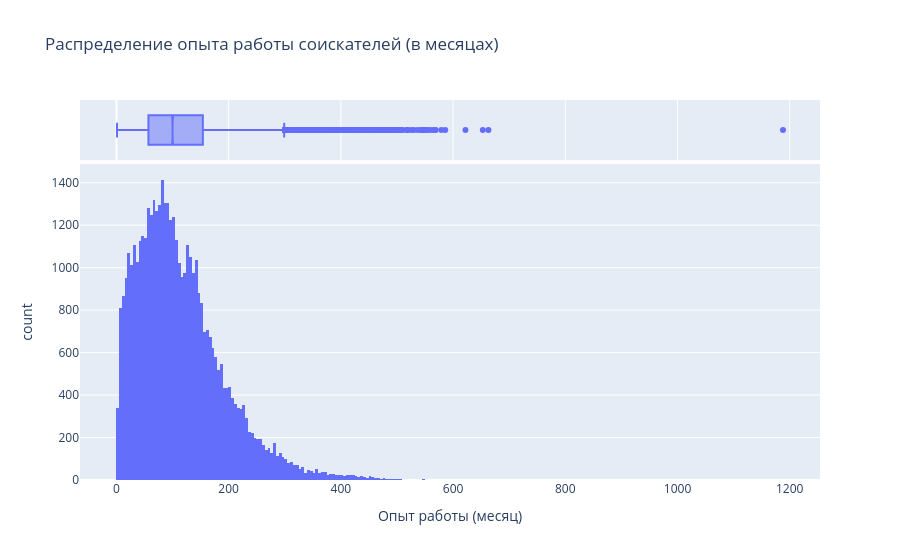

Notebook source saved alongside this figure:
### Markdown cell above
2. Постройте распределение признака **"Опыт работы (месяц)"**. Опишите данное распределение, отвечая на следующие вопросы: чему равна мода распределения, каковы предельные значения признака, в каком примерном интервале находится опыт работы большинства соискателей? Есть ли аномалии для признака опыта работы, какие значения вы бы причислили к их числу?
*Совет: постройте гистограмму и коробчатую диаграмму рядом.*

### Code cell
feature = 'Опыт работы (месяц)'
display(df[feature].describe())

# Построение гистограммы с маржинальной коробчатой диаграммой
fig = px.histogram(
    df,
    x = feature,
    marginal = 'box', # Добавляет коробчатую диаграмму сверху
    title = 'Распределение опыта работы соискателей (в месяцах)',
    #nbins = int(df[feature].nunique() / 7)
)
fig.show()

print("модальное значение опыта работы соискателей:", df[feature].mode()[0])
print("максимальное значение опыта работы соискателей:", df[feature].max())
print('Доля соискателей с опытом работы более 25 лет (300 месяцев):', df[(df[feature] > 25 * 12)].shape[0] / df.shape[0])

### Figure 1 — Plotly figure (JSON) as saved in the notebook; plotly's stock layout.template omitted (floating-point values rounded to 4 significant figures; data arrays with more than 128 entries replaced by an {"elided": "..."} marker saying what was removed)
{"data": [{"bingroup": "x", "hovertemplate": "Опыт работы (месяц)=%{x}<br>count=%{y}<extra></extra>", "legendgroup": "", "marker": {"color": "#636efa", "pattern": {"shape": ""}}, "name": "", "orientation": "v", "showlegend": false, "type": "histogram", "x": {"elided": "44744 float values"}, "xaxis": "x", "yaxis": "y"}, {"hovertemplate": "Опыт работы (месяц)=%{x}<extra></extra>", "legendgroup": "", "marker": {"color": "#636efa"}, "name": "", "notched": true, "showlegend": false, "type": "box", "x": {"elided": "44744 float values"}, "xaxis": "x2", "yaxis": "y2"}], "layout": {"barmode": "relative", "legend": {"tracegroupgap": 0}, "title": {"text": "Распределение опыта работы соискателей (в месяцах)"}, "xaxis": {"anchor": "y", "domain": [0, 1], "title": {"text": "Опыт работы (месяц)"}}, "xaxis2": {"anchor": "y2", "domain": [0, 1], "matches": "x", "showgrid": true, "showticklabels": false}, "yaxis": {"anchor": "x", "domain": [0, 0.8316], "title": {"text": "count"}}, "yaxis2": {"anchor": "x2", "domain": [0.8416, 1], "matches": "y2", "showgrid": false, "showline": false, "showticklabels": false, "ticks": ""}}}
